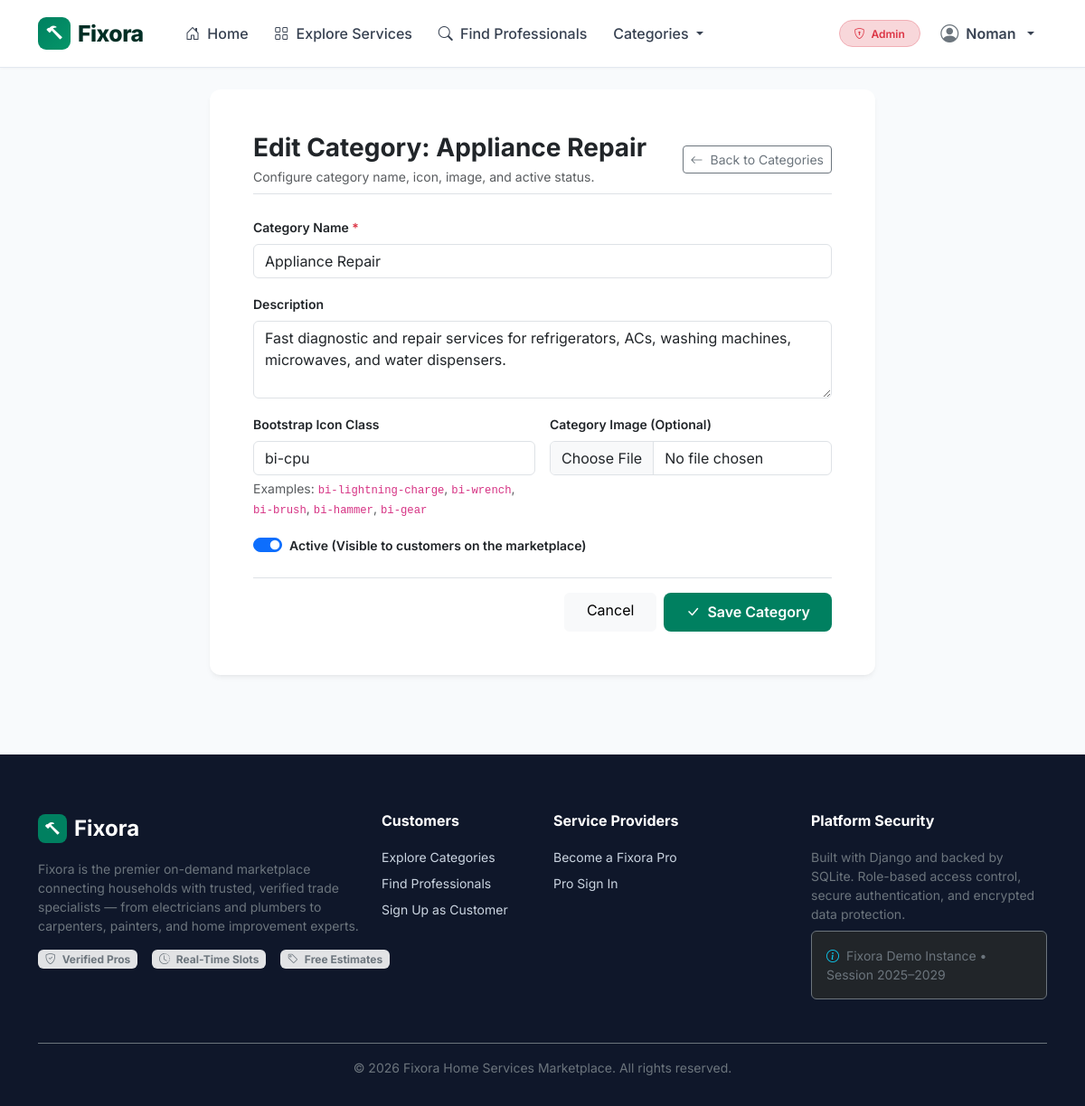
Page /services/admin/categories/7/edit/ (signed in) on the committed database.
### accounts/models.py (models this page shows, shortened)
class User(AbstractUser):
    class Role(models.TextChoices):
        CUSTOMER = 'customer', 'Customer'
        PROVIDER = 'provider', 'Service Provider'
        ADMIN = 'admin', 'Administrator'
    email = models.EmailField(unique=True, verbose_name="Email Address")
    role = models.CharField(
        max_length=20,
        choices=Role.choices,
        default=Role.CUSTOMER,
        verbose_name="User Role"
    )
    phone_number = models.CharField(
        max_length=20,
        blank=True,
        null=True,
        verbose_name="Phone Number"
    )
    USERNAME_FIELD = 'email'
    REQUIRED_FIELDS = ['username', 'first_name', 'last_name']
    @property
    def is_customer(self):
        return self.role == self.Role.CUSTOMER
    @property
    def is_provider(self):
        return self.role == self.Role.PROVIDER
    @property
    def is_administrator(self):
        return self.role == self.Role.ADMIN or self.is_superuser or self.is_staff

### services/models.py (models this page shows, shortened)
class ServiceCategory(models.Model):
    name = models.CharField(max_length=100, unique=True, verbose_name="Category Name")
    slug = models.SlugField(max_length=120, unique=True, blank=True)
    description = models.TextField(blank=True, verbose_name="Description")
    icon_class = models.CharField(
        max_length=50,
        default='bi-tools',
        help_text="Bootstrap icon class name, e.g. bi-lightning-charge, bi-wrench, bi-paint-bucket",
        verbose_name="Icon Class"
    )
    image = models.ImageField(
        upload_to='categories/',
        blank=True,
        null=True,
        verbose_name="Category Image"
    )
    is_active = models.BooleanField(default=True, verbose_name="Active")
    created_at = models.DateTimeField(auto_now_add=True)
    updated_at = models.DateTimeField(auto_now=True)
    class Meta:
        verbose_name = "Service Category"
        verbose_name_plural = "Service Categories"
        ordering = ['name']

### services/views.py (the view)
# urls.py: path('admin/categories/<int:pk>/edit/', views.category_update_admin, name='category_update_admin'),
@login_required
def category_update_admin(request, pk):
    if not request.user.is_administrator:
        messages.error(request, "Access restricted to administrators.")
        return redirect('accounts:dashboard_redirect')
    category = get_object_or_404(ServiceCategory, pk=pk)
    if request.method == 'POST':
        form = ServiceCategoryForm(request.POST, request.FILES, instance=category)
        if form.is_valid():
            form.save()
            messages.success(request, f"Category '{category.name}' updated successfully!")
            return redirect('services:category_list_admin')
    else:
        form = ServiceCategoryForm(instance=category)
    return render(request, 'services/admin_category_form.html', {'form': form, 'category': category, 'title': f'Edit Category: {category.name}'})

### services/forms.py
class ServiceCategoryForm(forms.ModelForm):
    class Meta:
        model = ServiceCategory
        fields = ['name', 'description', 'icon_class', 'image', 'is_active']
        widgets = {
            'name': forms.TextInput(attrs={'class': 'form-control', 'placeholder': 'e.g. Electrical Services'}),
            'description': forms.Textarea(attrs={'class': 'form-control', 'rows': 3, 'placeholder': 'Describe what services fall under this category...'}),
            'icon_class': forms.TextInput(attrs={'class': 'form-control', 'placeholder': 'e.g. bi-lightning-charge, bi-wrench, bi-brush'}),
            'image': forms.FileInput(attrs={'class': 'form-control'}),
            'is_active': forms.CheckboxInput(attrs={'class': 'form-check-input'}),
        }

### discovery/context_processors.py (called while the page is built)
def global_categories(request):
    try:
        from services.models import ServiceCategory
        categories = ServiceCategory.objects.filter(is_active=True)[:8]
    except Exception:
        categories = []
    return {'nav_categories': categories}

### templates/services/admin_category_form.html (shortened to what this page needs)
{% extends 'base.html' %}
{% block content %}
<div class="container py-4">
  <div class="row justify-content-center">
    <div class="col-lg-8">
      <div class="card card-fx border-0 p-4 p-md-5">
        <div class="d-flex justify-content-between align-items-center mb-4 pb-2 border-bottom">
          <div>
            <h3 class="fw-bold mb-1">{{ title }}</h3>
            <p class="text-muted small mb-0">Configure category name, icon, image, and active status.</p>
          </div>
          <a href="{% url 'services:category_list_admin' %}" class="btn btn-outline-secondary btn-sm">
            <i class="bi bi-arrow-left me-1"></i> Back to Categories
          </a>
        </div>
        <form method="post" enctype="multipart/form-data" novalidate>
          <div class="mb-3">
            <label class="form-label fw-semibold small">Category Name <span class="text-danger">*</span></label>
            {{ form.name }}
          </div>
          <div class="mb-3">
            <label class="form-label fw-semibold small">Description</label>
            {{ form.description }}
          </div>
          <div class="row g-3 mb-3">
            <div class="col-md-6">
              <label class="form-label fw-semibold small">Bootstrap Icon Class</label>
              {{ form.icon_class }}
              <small class="text-muted d-block mt-1">
                Examples: <code>bi-lightning-charge</code>, <code>bi-wrench</code>, <code>bi-brush</code>, <code>bi-hammer</code>, <code>bi-gear</code>
              </small>
            </div>
            <div class="col-md-6">
              <label class="form-label fw-semibold small">Category Image (Optional)</label>
              {{ form.image }}
            </div>
          </div>
          <div class="form-check form-switch mb-4">
            {{ form.is_active }}
            <label class="form-check-label fw-semibold small" for="{{ form.is_active.id_for_label }}">
              Active (Visible to customers on the marketplace)
            </label>
          </div>
          <div class="d-flex justify-content-end gap-2 pt-3 border-top">
            <a href="{% url 'services:category_list_admin' %}" class="btn btn-light px-4">Cancel</a>
            <button type="submit" class="btn btn-fixora px-4">
              <i class="bi bi-check-lg me-1"></i> Save Category
            </button>
          </div>
        </form>
      </div>
    </div>
  </div>
</div>
{% endblock %}

### templates/base.html (shortened to what this page needs)
<!DOCTYPE html>
<html lang="en">
<head>
  <link href="https://cdn.jsdelivr.net/npm/bootstrap@5.3.3/dist/css/bootstrap.min.css" rel="stylesheet">
  <link rel="stylesheet" href="https://cdn.jsdelivr.net/npm/bootstrap-icons@1.11.3/font/bootstrap-icons.min.css">
  <link rel="stylesheet" href="/static/css/fixora.css">
</head>
<body>
  <nav class="navbar navbar-expand-lg navbar-fixora sticky-top">
    <div class="container">
      <a class="navbar-brand" href="{% url 'discovery:home' %}">
        <span class="brand-badge"><i class="bi bi-hammer"></i></span>
        <span>Fixora</span>
      </a>
      <div class="collapse navbar-collapse" id="fixoraNavbar">
        <ul class="navbar-nav me-auto mb-2 mb-lg-0 ms-lg-3">
          <li class="nav-item">
            <a class="nav-link" href="{% url 'discovery:home' %}"><i class="bi bi-house-door me-1"></i> Home</a>
          </li>
          <li class="nav-item">
            <a class="nav-link" href="{% url 'discovery:explore' %}"><i class="bi bi-grid me-1"></i> Explore Services</a>
          </li>
          <li class="nav-item">
            <a class="nav-link" href="{% url 'discovery:search' %}"><i class="bi bi-search me-1"></i> Find Professionals</a>
          </li>
          {% if nav_categories %}
          <li class="nav-item dropdown">
            <a class="nav-link dropdown-toggle" href="#" id="categoryDropdown" role="button" data-bs-toggle="dropdown">
              Categories
            </a>
          </li>
          {% endif %}
        </ul>
        <ul class="navbar-nav align-items-lg-center">
          {% if user.is_authenticated %}
            <li class="nav-item me-2 d-none d-lg-block">
              {% if user.is_administrator %}
                <span class="badge bg-danger-subtle text-danger border border-danger-subtle py-2 px-3 rounded-pill fw-semibold">
                  <i class="bi bi-shield-lock me-1"></i> Admin
                </span>
              {% elif user.is_provider %}
                <span class="badge bg-success-subtle text-success border border-success-subtle py-2 px-3 rounded-pill fw-semibold">
                  <i class="bi bi-tools me-1"></i> Service Provider
                </span>
              {% else %}
                <span class="badge bg-primary-subtle text-primary border border-primary-subtle py-2 px-3 rounded-pill fw-semibold">
                  <i class="bi bi-person me-1"></i> Customer
                </span>
              {% endif %}
            </li>
            <li class="nav-item dropdown">
              <a class="nav-link dropdown-toggle d-flex align-items-center gap-2 fw-semibold" href="#" id="userMenu" role="button" data-bs-toggle="dropdown">
                <i class="bi bi-person-circle fs-5 text-secondary"></i>
                <span>{{ user.first_name|default:user.email }}</span>
              </a>
            </li>
          {% endif %}
        </ul>
      </div>
    </div>
  </nav>
  <main>
    {% block content %}{% endblock %}
  </main>
  <footer class="footer-fixora">
    <div class="container">
      <div class="row g-4">
        <div class="col-lg-4 col-md-6">
          <div class="d-flex align-items-center gap-2 mb-3">
            <span class="brand-badge" style="background:#008060; color:white; width:32px; height:32px; border-radius:8px; display:inline-flex; align-items:center; justify-content:center;"><i class="bi bi-hammer"></i></span>
            <span class="fs-4 fw-bold text-white">Fixora</span>
          </div>
          <p class="text-secondary small">
            Fixora is the premier on-demand marketplace connecting households with trusted, verified trade specialists — from electricians and plumbers to carpenters, painters, and home improvement experts.
          </p>
          <div class="d-flex gap-3 mt-3">
            <span class="badge bg-secondary-subtle text-secondary"><i class="bi bi-shield-check me-1"></i> Verified Pros</span>
            <span class="badge bg-secondary-subtle text-secondary"><i class="bi bi-clock-history me-1"></i> Real-Time Slots</span>
            <span class="badge bg-secondary-subtle text-secondary"><i class="bi bi-tag me-1"></i> Free Estimates</span>
          </div>
        </div>
        <div class="col-lg-2 col-md-6">
          <h6>Customers</h6>
          <ul class="list-unstyled small">
            <li class="mb-2"><a href="{% url 'discovery:explore' %}">Explore Categories</a></li>
            <li class="mb-2"><a href="{% url 'discovery:search' %}">Find Professionals</a></li>
            {% if user.is_authenticated and user.is_customer %}
              <li class="mb-2"><a href="{% url 'estimates:customer_list' %}">My Estimates</a></li>
              <li class="mb-2"><a href="{% url 'discovery:favourites_list' %}">Saved Favourites</a></li>
            {% else %}
              <li class="mb-2"><a href="{% url 'accounts:register' %}?role=customer">Sign Up as Customer</a></li>
            {% endif %}
          </ul>
        </div>
        <div class="col-lg-3 col-md-6">
          <h6>Service Providers</h6>
          <ul class="list-unstyled small">
            <li class="mb-2"><a href="{% url 'accounts:register' %}?role=provider">Become a Fixora Pro</a></li>
            {% if user.is_authenticated and user.is_provider %}
              <li class="mb-2"><a href="{% url 'providers:profile_edit' %}">Manage Profile</a></li>
              <li class="mb-2"><a href="{% url 'providers:portfolio_manage' %}">Portfolio Photos</a></li>
              <li class="mb-2"><a href="{% url 'availability:weekly_schedule_manage' %}">Weekly Availability</a></li>
              <li class="mb-2"><a href="{% url 'estimates:provider_list' %}">Incoming Requests</a></li>
            {% else %}
              <li class="mb-2"><a href="{% url 'accounts:login' %}">Pro Sign In</a></li>
            {% endif %}
          </ul>
        </div>
        <div class="col-lg-3 col-md-6">
          <h6>Platform Security</h6>
          <p class="small text-secondary mb-2">
            Built with Django and backed by SQLite. Role-based access control, secure authentication, and encrypted data protection.
          </p>
          <div class="p-3 rounded bg-dark border border-secondary text-secondary small">
            <i class="bi bi-info-circle text-info me-1"></i> Fixora Demo Instance &bull; Session 2025–2029
          </div>
        </div>
      </div>
      <div class="border-top border-secondary mt-5 pt-3 text-center small text-secondary">
        &copy; 2026 Fixora Home Services Marketplace. All rights reserved.
      </div>
    </div>
  </footer>
</body>
</html>

### static/css/fixora.css (style rules this page uses)
:root { --fx-primary: #008060; --fx-primary-dark: #004c3f; --fx-primary-light: #e6f4f1; --fx-secondary: #002e25; --fx-accent: #ff9800; --fx-dark: #1f2937; --fx-slate: #4b5563; --fx-light-bg: #f8fafc; --fx-border: #e2e8f0; --fx-card-shadow: 0 4px 6px -1px rgba(0, 0, 0, 0.05), 0 2px 4px -2px rgba(0, 0, 0, 0.05); --fx-card-shadow-hover: 0 12px 24px -4px rgba(0, 0, 0, 0.1), 0 4px 8px -2px rgba(0, 0, 0, 0.04); }
body { font-family: 'Inter', -apple-system, BlinkMacSystemFont, 'Segoe UI', Roboto, Helvetica, Arial, sans-serif; color: var(--fx-dark); background-color: var(--fx-light-bg); min-height: 100vh; display: flex; flex-direction: column; }
main { flex: 1 0 auto; }
.navbar-fixora { background: #ffffff; border-bottom: 1px solid var(--fx-border); box-shadow: 0 1px 3px rgba(0, 0, 0, 0.03); padding: 0.85rem 0; }
.navbar-brand { font-weight: 800; font-size: 1.55rem; color: var(--fx-secondary) !important; letter-spacing: -0.5px; display: flex; align-items: center; gap: 0.5rem; }
.navbar-brand .brand-badge { background: linear-gradient(135deg, var(--fx-primary), #059669); color: white; width: 36px; height: 36px; border-radius: 9px; display: inline-flex; align-items: center; justify-content: center; font-size: 1.1rem; }
.nav-link { font-weight: 500; color: #374151 !important; padding: 0.5rem 0.9rem !important; transition: all 0.2s ease; }
.btn-fixora { background-color: var(--fx-primary); color: #ffffff; font-weight: 600; border-radius: 8px; padding: 0.6rem 1.3rem; border: none; transition: all 0.2s ease; }
.card-fx { background: #ffffff; border: 1px solid var(--fx-border); border-radius: 12px; box-shadow: var(--fx-card-shadow); transition: transform 0.2s ease, box-shadow 0.2s ease; }
.footer-fixora { background-color: #0f172a; color: #94a3b8; padding: 4rem 0 2rem; margin-top: 4rem; }
.footer-fixora a { color: #cbd5e1; text-decoration: none; transition: color 0.2s ease; }
.footer-fixora h6 { color: #ffffff; font-weight: 700; margin-bottom: 1.25rem; }

### rows in the picture
User: first_name "Noman"
ServiceCategory: name "Appliance Repair", description "Fast diagnostic and repair services for refrigerators, ACs, washing machines, microwaves, and water dispensers.", icon_class "bi-cpu", is_active "☑"

### other values in the picture
{{ title }} "Edit Category: Appliance Repair"
